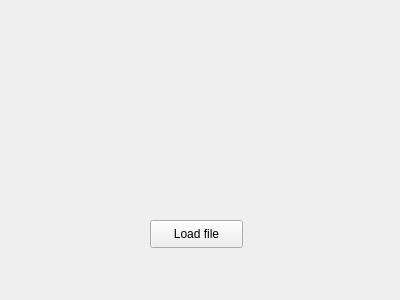
<?xml version="1.0" encoding="UTF-8"?>
<ui version="4.0">
 <class>Form</class>
 <widget class="QWidget" name="Form">
  <property name="geometry">
   <rect>
    <x>0</x>
    <y>0</y>
    <width>400</width>
    <height>300</height>
   </rect>
  </property>
  <property name="windowTitle">
   <string>Form</string>
  </property>
  <widget class="QPushButton" name="loadFileBtn">
   <property name="geometry">
    <rect>
     <x>150</x>
     <y>220</y>
     <width>93</width>
     <height>28</height>
    </rect>
   </property>
   <property name="text">
    <string>Load file</string>
   </property>
  </widget>
 </widget>
 <resources/>
 <connections/>
</ui>
